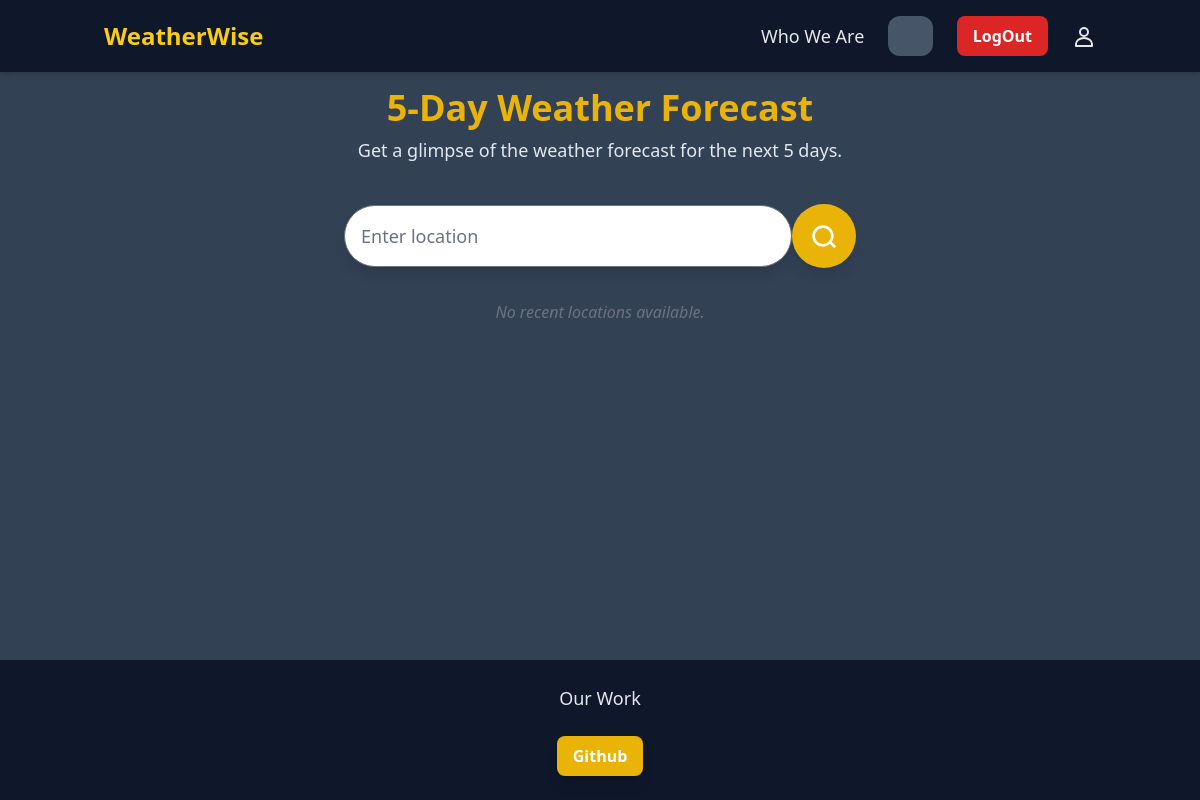
The app's page /predict/ (signed in), older data.
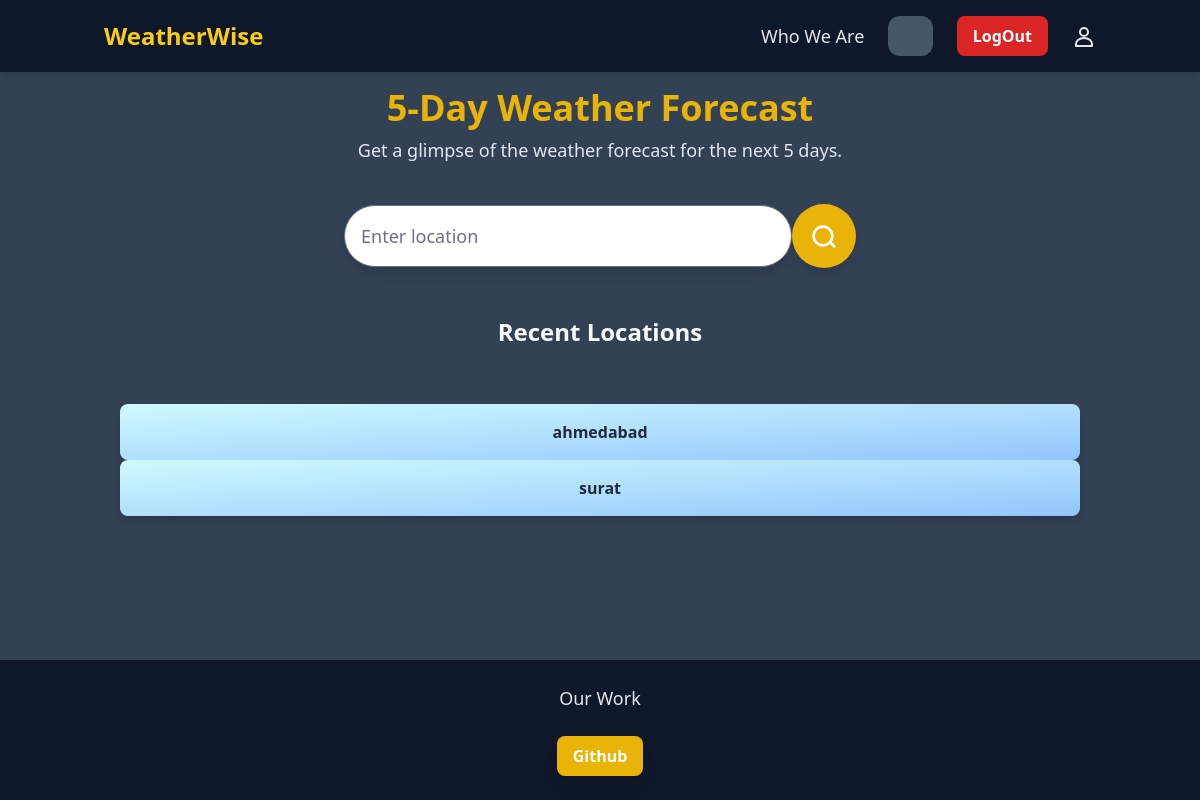
The same page, newer data.
### app_home/models.py (models this page shows)
class Recent_loc(models.Model):
    user = models.ForeignKey(User, on_delete=models.CASCADE)  # One user can have many favorite locations
    recent_location = models.CharField(max_length=100)
    def __str__(self):
        return f"{self.user.username} saves {self.recent_location}"

### app_home/views.py (the view)
# urls.py: path('predict/',views.predict_view,name="predict_view"),
@login_required(login_url='/login?next=/predict')
def predict_view(request):
    user = request.user
    if request.method == "POST":
        data = 1
        city = request.POST["location"]
        Recent_loc.objects.create(user=user, recent_location=city)
        return render(request, 'home/predict.html', {'data' : data})
    else :
        recentLocs = []
        recentLocs = Recent_loc.objects.filter(user=user)  # Retrieve all Recent locations for the user
        return render(request, 'home/predict.html', {'recentLocs' : recentLocs})

### theme/context_processors.py (called while the page is built)
def theme(request):
    if 'is_dark_theme' in request.session:
        is_dark_theme = request.session.get('is_dark_theme')
    else:
        is_dark_theme = False  # Default value if system preference is unknown
    return {'is_dark_theme': is_dark_theme}

### templates/home/predict.html (shortened to what this page needs)
{% extends "layout.html" %}
{% load static tailwind_tags %}
{% block content %}
<body
    class="bg-gradient-to-br from-gray-50 to-cyan-100 text-gray-700 flex items-center justify-center min-h-screen py-8 font-roboto">
    <div class="container mx-auto px-4 sm:px-6 lg:px-8 max-w-6xl">
        <div class="text-center mb-10">
            <h1 class="text-4xl font-bold text-blue-600 dark:text-yellow-500">5-Day Weather Forecast</h1>
            <p class="text-lg text-gray-600 dark:text-slate-200 mt-2">Get a glimpse of the weather forecast for the next
                5 days.</p>
        </div>
        <div class="my-8">
            <form method="POST" class="mt-4 mb-4 text-center w-full max-w-lg mx-auto rounded-xl">
                <div
                    class="flex items-center rounded-md bg-slate-200 dark:bg-slate-700 text-black dark:text-gray-50 font-roboto">
                    <input type="text" name="location" placeholder="Enter location"
                        class="flex-grow p-4 rounded-full text-black text-lg focus:outline-none shadow-lg" />
                    <button type="submit"
                        class="bg-blue-500 hover:bg-blue-400 p-4 text-white font-semibold shadow-lg transition-all duration-300 ease-in-out rounded-full dark:bg-yellow-500 dark:hover:bg-yellow-600"
                        aria-label="Search">
                        <svg xmlns="http://www.w3.org/2000/svg" class="h-8 w-8 rounded-full" fill="none"
                            viewBox="0 0 24 24" stroke="currentColor" stroke-width="2">
                            <path stroke-linecap="round" stroke-linejoin="round"
                                d="M21 21l-4.35-4.35m1.55-4.65a7 7 0 11-14 0 7 7 0 0114 0z" />
                        </svg>
                    </button>
                </div>
            </form>
        </div>
        {% if recentLocs %}
        <div class="mt-12">
            <h3 class="text-xl md:text-2xl font-semibold text-center mb-6">Recent Locations</h3>
        </div>
        {% for recentLocation in recentLocs %}
        <form method="POST" class="relative">
            <button type="submit"
                class="block bg-gradient-to-br from-cyan-100 to-blue-300 text-gray-800 text-center py-4 px-2 rounded-lg shadow-lg hover:scale-105 hover:shadow-2xl transition-transform duration-300 ease-in-out w-full">
                <span class="font-semibold">{{ recentLocation.recent_location }}</span>
            </button>
        </form>
        {% endfor %}
    </div>
    {% else %}
    <p class="text-center text-gray-500 italic">No recent locations available.</p>
    {% endif %}
    </div>
</body>
{% endblock %}

### theme/templates/layout.html (shortened to what this page needs)
{% load static tailwind_tags %} {% load static %}
<!DOCTYPE html>
<html lang="en" class="{% if is_dark_theme %} dark {% endif %}">
<head>
  {% tailwind_css %}
  <link rel="stylesheet" href="{% static 'fontawesome/css/all.min.css' %}">
</head>
<body class="flex flex-col min-h-screen bg-slate-200 dark:bg-slate-700 text-black dark:text-gray-50 font-roboto">
  <nav class="bg-slate-300 dark:bg-slate-900 shadow-md">
    <div class="container mx-auto px-4 py-4 flex justify-between items-center">
      {% if user.is_authenticated %}
        <a href="{% url "dashboard_view" %}"
        class="text-blue-500 hover:scale-105 transition-transform duration-300 dark:text-yellow-400 text-2xl font-bold mb-2 md:mb-0 ">WeatherWise</a>
      {% else %}
        <a href="{% url 'home_view' %}"
        class="text-blue-500 hover:scale-105 transition-transform duration-300 dark:text-yellow-400 text-2xl font-bold mb-2 md:mb-0 ">WeatherWise</a>
      {% endif %}
      <div class="hidden lg:flex items-center space-x-6">
        <a href="{% url 'about_view' %}"
          class="text-gray-800 hover:text-gray-900 dark:hover:text-white dark:text-gray-200 text-lg">Who We Are</a>
        <a href="{% url 'change-theme' %}"
          class="bg-gray-100 px-4 py-2 rounded-xl hover:bg-gray-300 duration-300 dark:bg-slate-600 hover:scale-105 hover:shadow-xl transform transition-all ease-in-out">
          {% if is_dark_theme %}
          <i class="fa-solid fa-sun hover:scale-105 hover:shadow-xl transform transition-all duration-300 ease-in-out"></i>
          {% else %}
          <i class="fa-solid fa-moon hover:scale-105 hover:shadow-xl transform transition-all duration-300 ease-in-out"></i>
          {% endif %}
        </a>
        {% if user.is_authenticated %}
        <a href="{% url 'logout_view' %}"
          class="bg-red-600 px-4 py-2 rounded-lg text-white font-semibold hover:scale-105 focus:outline-none focus:ring-4 focus:ring-red-800 hover:bg-red-700 hover:shadow-xl transform transition-all duration-300 ease-in-out">LogOut</a>
        <a href="{% url 'profile_view' %}">
        </a>
        {% endif %}
      </div>
    </div>
  </nav>
  <div class="container mx-auto mt-4 flex-grow">
    {% block content %} {% endblock %}
  </div>
  <footer class="bg-slate-300 dark:bg-slate-900 shadow-md text-center py-6 mt-auto">
    <p class="text-gray-800 hover:text-gray-900 dark:hover:text-white dark:text-gray-200 text-lg mb-4">Our Work</p>
    <button
      class="bg-blue-500 hover:bg-blue-400 px-4 py-2 rounded-lg text-white font-semibold shadow-lg hover:shadow-xl transform transition-all duration-300 ease-in-out hover:scale-105 focus:outline-none focus:ring-4 focus:ring-blue-300 mt-2 dark:bg-yellow-500 dark:hover:bg-yellow-400 dark:focus:ring-yellow-300">
      <a href="https://github.com/Shravan-0024/IT314_Project_G22" target="_blank" class="block">Github</a>
    </button>
  </footer>
</body>
</html>

Row changes from the older to the newer data that the page shows:
added Recent_loc: recent_location "ahmedabad"
added Recent_loc: recent_location "surat"
Text that changed along with them:
text no longer shown: "No recent locations available."
text now shown: "Recent Locations"
